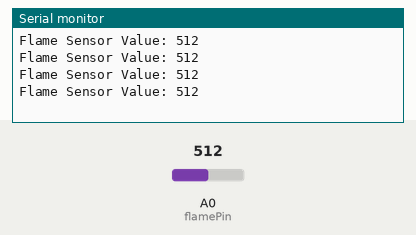
Recording of a sketch running on a simulated Arduino Uno, built with avr-gcc and run on an emulated ATmega328P. Parts: the last lines printed to the serial monitor. The inputs (shaded band) are chosen by the test bench; at power-on: A0 (flamePin) = 512.

Above: at 1.2 s.
1.3 s: A0 (flamePin) set to 716
At 1.71 s:
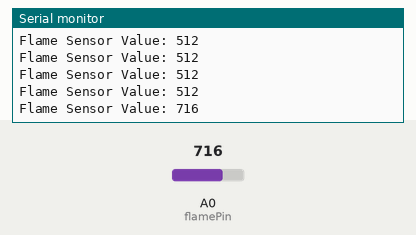
2.8 s: A0 (flamePin) set to 900
At 2.91 s:
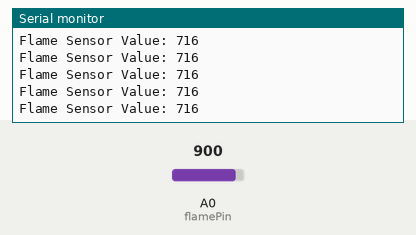
Timing chart, 0 to 5.8 s (numbered marks = the images above; inputs shaded):
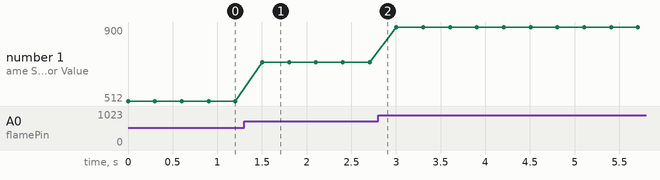

Measured:
- after the input at 1.3 s, the serial monitor: prints a new line after 0.20 s (image 1)
- plotted number 1: 512 → 716 after the input at 1.3 s, 716 → 900 after the input at 2.8 s

The sketch:

1.1.6.ino
```cpp
const int flamePin = A0;
int flameValue = 0;

void setup() {
  Serial.begin(9600);
}

void loop() {


  flameValue = analogRead(flamePin);

  Serial.print("Flame Sensor Value: ");
  Serial.println(flameValue);

  delay(300);
}
```
